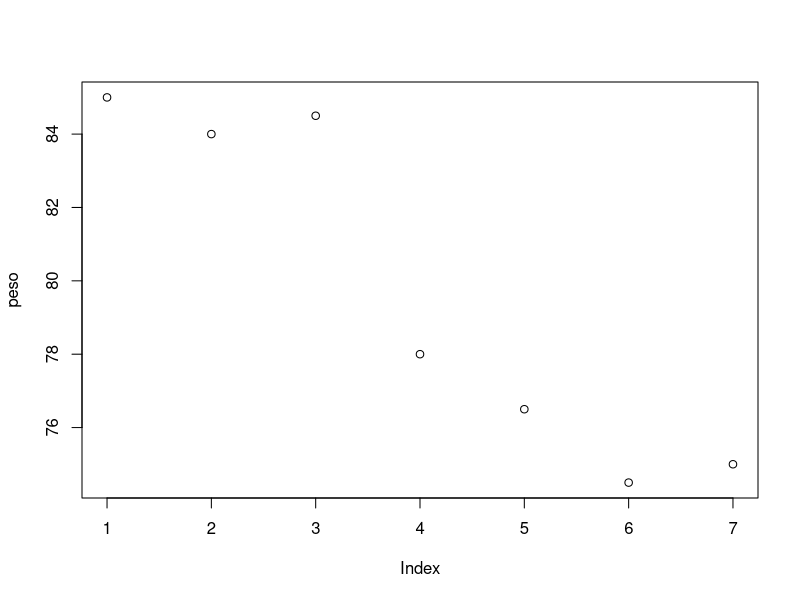
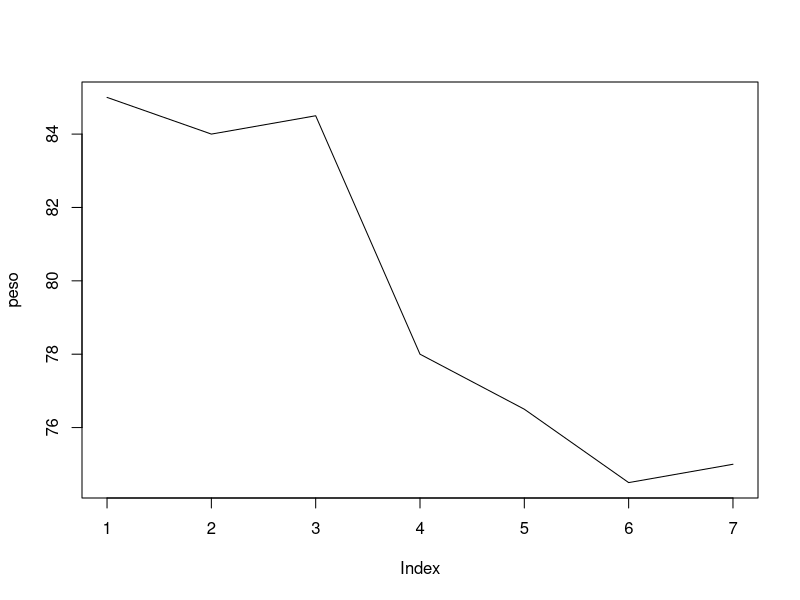
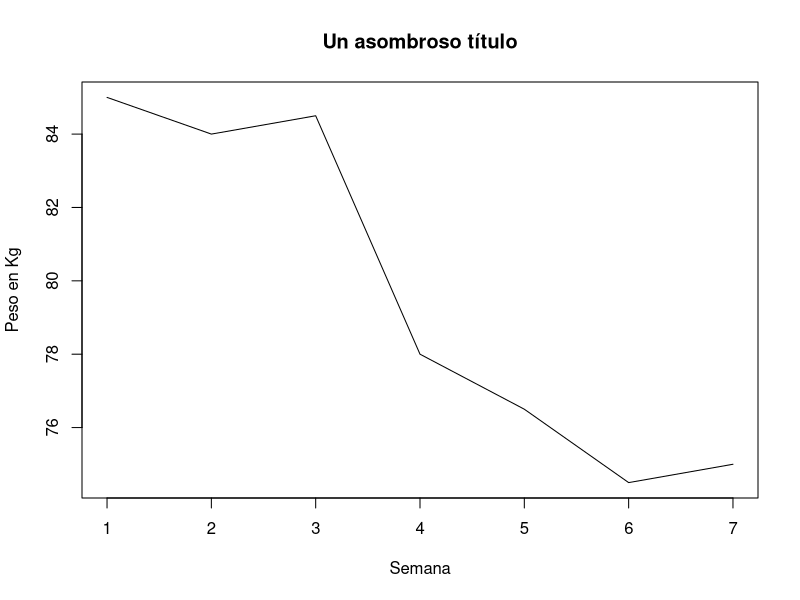
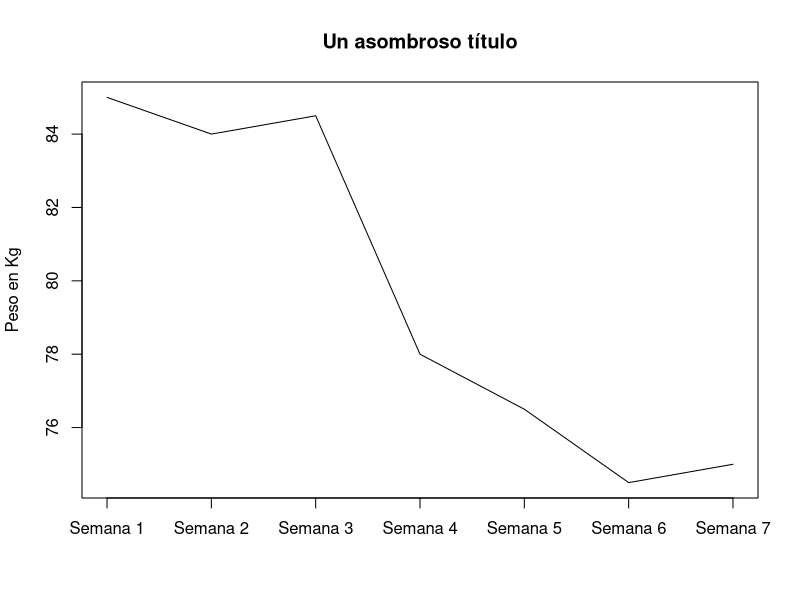
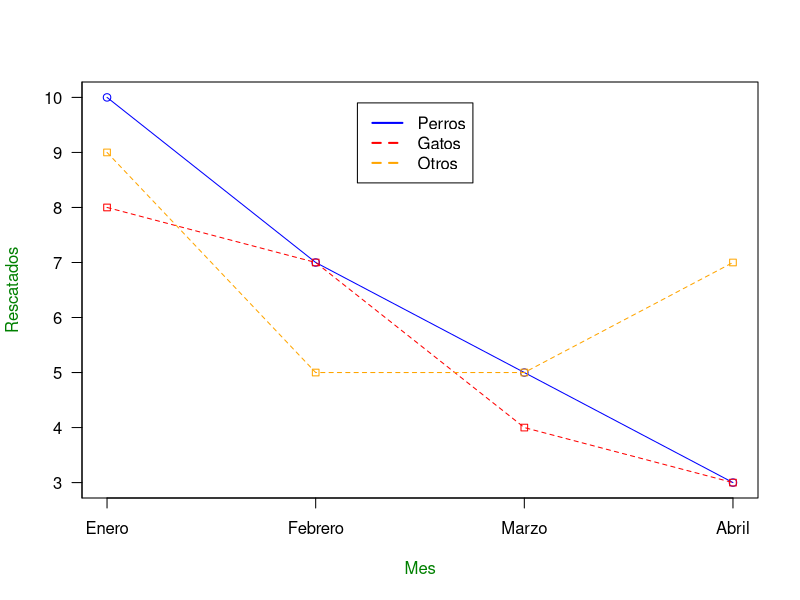
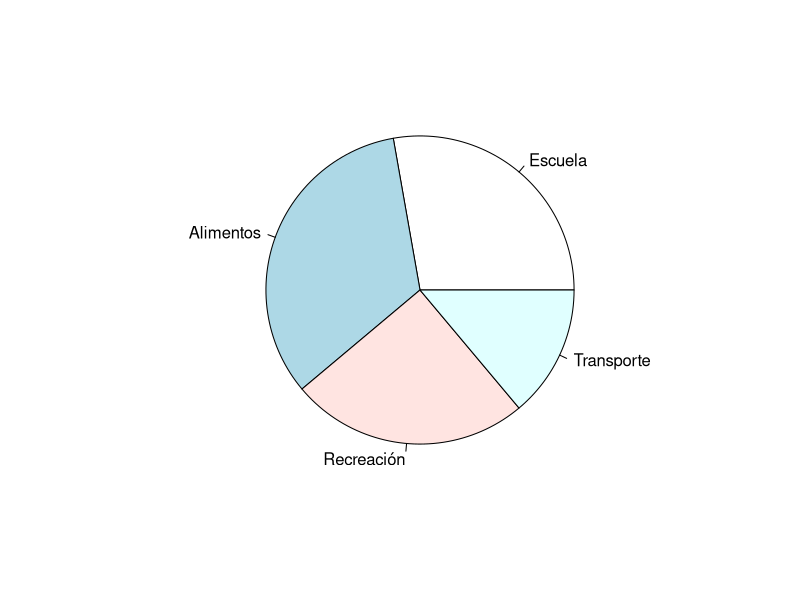

Here is the R script that generated these plots, in order:
## ---- chunk 1
10+5 
## ---- chunk 2
10/5 
## ---- chunk 3
getwd()
## ---- chunk 4
saludo = "Hola mundo" 
saludo 
## ---- chunk 5
x <- 10+5 
## ---- chunk 6
x <-10+5
y <- x+5
y 
## ---- chunk 7
X <- c(1,2,3) 
X 
## ---- chunk 8
X <- 1:3 
X 
## ---- chunk 9
rep(1, times=3)  
## ---- chunk 10
edad_familia <- c(45,43,13,8,5)
## ---- chunk 11
edad_familia <- c(45,43,13,8,5)
edad_familia[1]
## ---- chunk 12
edad_familia <- c(45,43,13,8,5)
mean(edad_familia)
## ---- chunk 13
Promedio <- function(vec) {
    return(sum(vec)/length(vec))
}

Promedio(c(1,2,3,4,5))
## ---- chunk 14
vec <- 1:10
matrix(vec, ncol=5, nrow=2)
## ---- chunk 15
vec <- 1:10
matrix(vec, ncol=5, nrow=2, byrow = TRUE)
## ---- chunk 16
matrix(c(1,2,3,4,5,6), ncol = 2, nrow=3)
## ---- chunk 17
class(as.matrix(c(1,2,3)))
## ---- chunk 18
x <- matrix(data = 1:9, nrow=3, ncol=3, byrow = TRUE)
x
apply(x,2,mean)
## ---- chunk 19
data.frame(w = 1, x = 1:5, y = LETTERS[1:5], z=runif(5))
## ---- chunk 20
matriz <- matrix(runif(10), ncol=5)
df <- as.data.frame(matriz)
df
## ---- chunk 21
df <- data.frame(w = 1, x = 1:5, y = LETTERS[1:5], z=runif(5))
df$w
## ---- chunk 22
df <- data.frame(Letras = LETTERS[1:5], Valores=runif(5))
df["Valores"]
df[4,"Letras"]
## ---- chunk 23
df <- data.frame(Letras = LETTERS[1:5], Valores=runif(5))
df[1,]
df[,1]
df[1,1]
## ---- chunk 24
"bar"
## ---- chunk 25
peso <- c(85,84,84.5,78,76.5,74.5,75)
plot(peso)
## ---- chunk 26
peso <- c(85,84,84.5,78,76.5,74.5,75)
plot(peso, type="l")
## ---- chunk 27
peso <- c(85,84,84.5,78,76.5,74.5,75)
plot(peso, type="l", ann = F)
title(main = "Un asombroso título", xlab="Semana", ylab = "Peso en Kg" )
## ---- chunk 28
peso <- c(85,84,84.5,78,76.5,74.5,75)
plot(peso, type="l", ann = F, xaxt="n")
title(main = "Un asombroso título", ylab = "Peso en Kg" )
axis(1, at=1:length(peso), lab=c("Semana 1","Semana 2","Semana 3","Semana 4",
                                 "Semana 5","Semana 6","Semana 7"))

## ---- chunk 29
animales <- matrix(c(10,8,9,7,7,5,5,4,5,3,3,7), nrow = 3, ncol = 4, 
                   dimnames = list(c("Perro", "Gato", "Otros"),
                                   c("Enero", "Febrero", "Marzo", "Abril")))
animales
## ---- chunk 30
animales <- matrix(c(10,8,9,7,7,5,5,4,5,3,3,7), nrow = 3, ncol = 4, dimnames = list(c("Perro", "Gato", "Otros"),c("Enero", "Febrero", "Marzo", "Abril")))
plot(x=1:4, y=animales[1,], type = "o", col="blue", axes=FALSE, ann=FALSE)
axis(1, at=1:4, lab=colnames(animales))
axis(2, las=1, at=1:12)
box()
lines(animales[2,], type="o", pch=22, lty=2, col="red")
lines(animales[3,], type="o", pch=22, lty=2, col="orange")
title(xlab="Mes", col.lab=rgb(0,0.5,0))
title(ylab="Rescatados", col.lab=rgb(0,0.5,0))
legend(2.2,9.9,c("Perros","Gatos","Otros"),lty=c(1,2,2),
        lwd=c(2,2),col=c("blue","red","Orange")) 
## ---- chunk 31
gastos = c(Escuela=100, Alimentos=120, Recreación=90, Transporte=50) 
pie(gastos) 
## ---- chunk 32
if(10%%2==0){ 
  print("Es par") 
}else{ 
  print("Es impar") 
} 
## ---- chunk 33
set.seed(1)
val <- round(runif(1)*10,0)
val
ifelse(val%%2==0,"Par","Impar")  
## ---- chunk 34
for(i in 1:5){ 
  print(i) 
} 
## ---- chunk 35
i = 1 
while(i < 50){ 
  i = i * 2 
  print(i) 
} 
## ---- chunk 36
df <- data.frame(W=c(79,82.3,80),X=c(59,57.9,59.5),
              Y=c(67.5,68.2,67),Z=c(60,57.1,58.3))
apply(df,2,mean)
